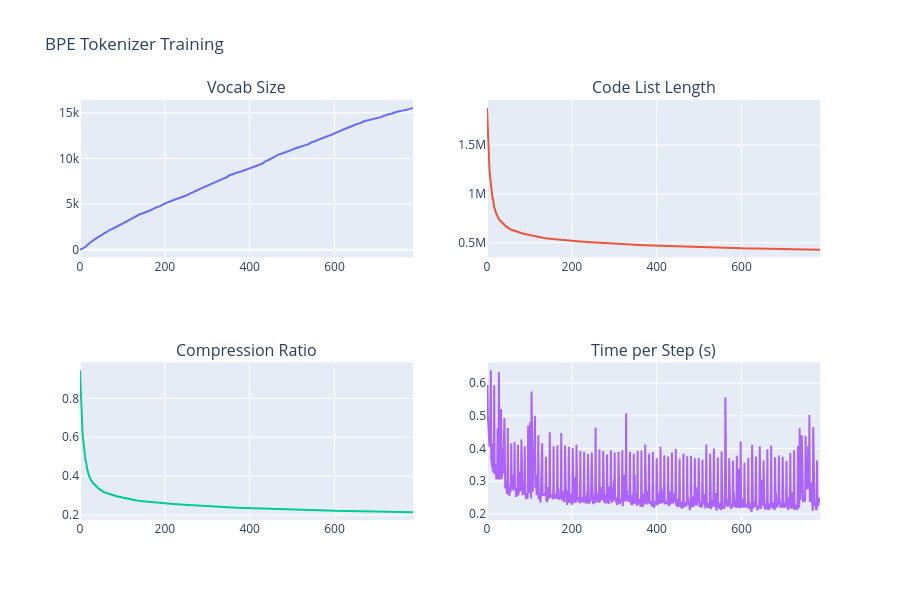

Source (notebook cell):
### Code cell
plot_df(df)

### Figure 1 — Plotly figure (JSON) as saved in the notebook; plotly's stock layout.template omitted (floating-point values rounded to 4 significant figures; data arrays with more than 128 entries replaced by an {"elided": "..."} marker saying what was removed)
{"data": [{"mode": "lines", "name": "Vocab Size", "type": "scatter", "x": {"elided": "786 int values"}, "xaxis": "x", "y": {"elided": "786 int values"}, "yaxis": "y"}, {"mode": "lines", "name": "Code List Length", "type": "scatter", "x": {"elided": "786 int values"}, "xaxis": "x2", "y": {"elided": "786 int values"}, "yaxis": "y2"}, {"mode": "lines", "name": "Compression Ratio", "type": "scatter", "x": {"elided": "786 int values"}, "xaxis": "x3", "y": {"elided": "786 float values"}, "yaxis": "y3"}, {"mode": "lines", "name": "Time per Step (s)", "type": "scatter", "x": {"elided": "786 int values"}, "xaxis": "x4", "y": {"elided": "786 float values"}, "yaxis": "y4"}], "layout": {"annotations": [{"font": {"size": 16}, "showarrow": false, "text": "Vocab Size", "x": 0.225, "xanchor": "center", "xref": "paper", "y": 1, "yanchor": "bottom", "yref": "paper"}, {"font": {"size": 16}, "showarrow": false, "text": "Code List Length", "x": 0.775, "xanchor": "center", "xref": "paper", "y": 1, "yanchor": "bottom", "yref": "paper"}, {"font": {"size": 16}, "showarrow": false, "text": "Compression Ratio", "x": 0.225, "xanchor": "center", "xref": "paper", "y": 0.375, "yanchor": "bottom", "yref": "paper"}, {"font": {"size": 16}, "showarrow": false, "text": "Time per Step (s)", "x": 0.775, "xanchor": "center", "xref": "paper", "y": 0.375, "yanchor": "bottom", "yref": "paper"}], "height": 600, "showlegend": false, "title": {"text": "BPE Tokenizer Training"}, "xaxis": {"anchor": "y", "domain": [0, 0.45]}, "xaxis2": {"anchor": "y2", "domain": [0.55, 1]}, "xaxis3": {"anchor": "y3", "domain": [0, 0.45]}, "xaxis4": {"anchor": "y4", "domain": [0.55, 1]}, "yaxis": {"anchor": "x", "domain": [0.625, 1]}, "yaxis2": {"anchor": "x2", "domain": [0.625, 1]}, "yaxis3": {"anchor": "x3", "domain": [0, 0.375]}, "yaxis4": {"anchor": "x4", "domain": [0, 0.375]}}}
